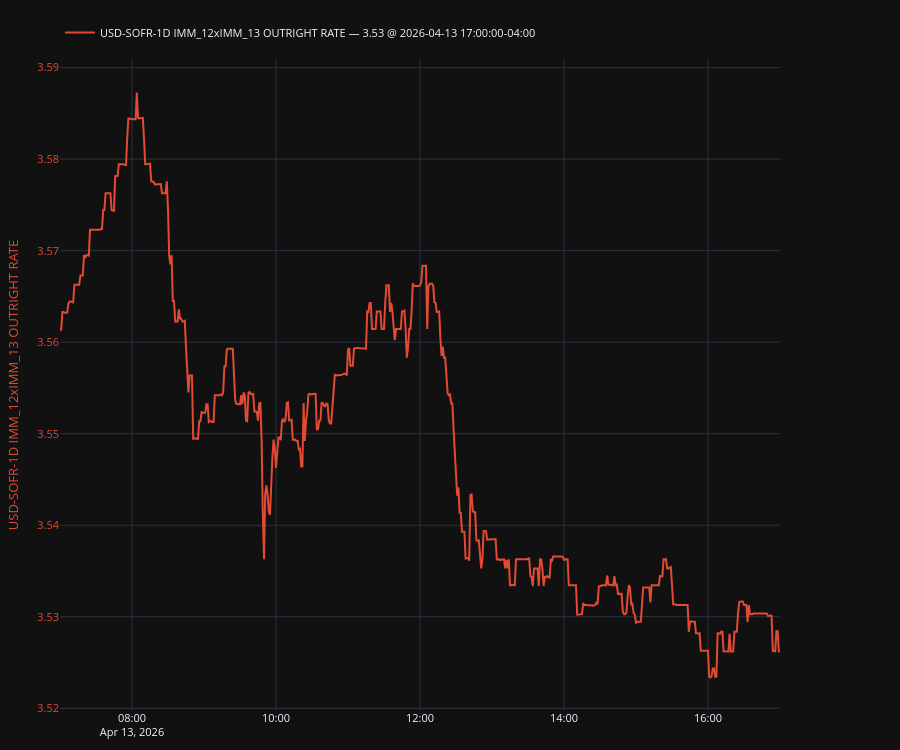

The notebook cell this image was saved under:
### Code cell
plot, fig, ax, ax2, legend = make_secondary_axis_plot(engine="plotly")
plot(
    df[q.col_name().replace("-Q12STIRT", "")],
    which="left",
    indicators=[
        # {"kind": "last", "style": {"linestyle": "--", "linewidth": 1.2, "color": "tab:purple"}},  
        # {"kind": "sma", "window": 60, "style": {"linestyle": "--", "color": "green"}},
    ],
    # ou={"enable": True, "steps": 126, "add_metrics_to_legend": True}
)
legend(show_date=True, loc="upper left")
plt.show()

### Figure 1 — Plotly figure (JSON) as saved in the notebook; plotly's stock layout.template omitted (floating-point values rounded to 4 significant figures; data arrays with more than 128 entries replaced by an {"elided": "..."} marker saying what was removed)
{"data": [{"line": {"color": "#E24A33"}, "mode": "lines", "name": "USD-SOFR-1D IMM_12xIMM_13 OUTRIGHT RATE — 3.53 @ 2026-04-13 17:00:00-04:00", "showlegend": true, "type": "scatter", "x": {"elided": "601 str values"}, "y": {"elided": "601 float values"}, "yaxis": "y"}], "layout": {"font": {"size": 11}, "height": 750, "legend": {"orientation": "h", "x": 0, "xanchor": "left", "y": 1.02, "yanchor": "bottom"}, "margin": {"b": 40, "l": 60, "r": 120, "t": 60}, "newshape": {"line": {"color": "red"}}, "title": {}, "xaxis": {"showgrid": true, "showspikes": true, "spikecolor": "white", "spikemode": "across", "spikesnap": "cursor"}, "yaxis": {"showgrid": true, "showspikes": true, "spikecolor": "white", "spikesnap": "cursor", "spikethickness": 0.5, "tickfont": {"color": "#E24A33"}, "title": {"font": {"color": "#E24A33"}, "text": "USD-SOFR-1D IMM_12xIMM_13 OUTRIGHT RATE"}}}}
